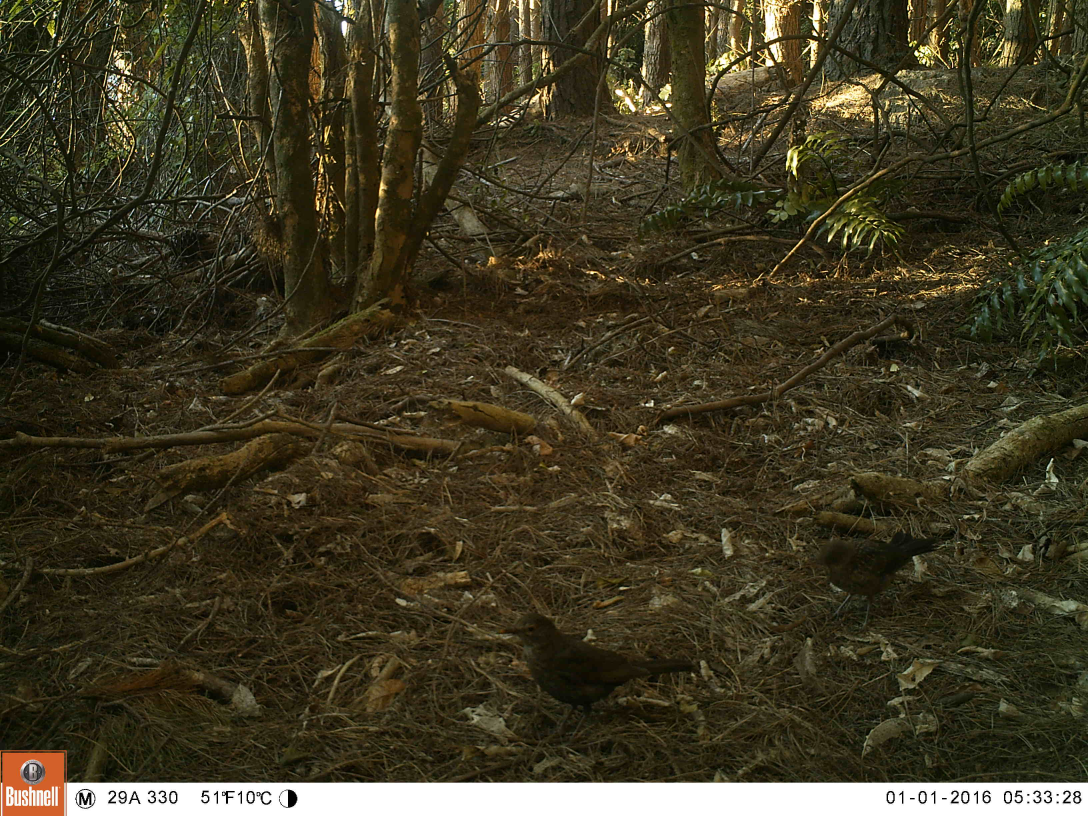
#> input picture example_images/010116053328029a3301.JPG, 3264 x 2448 px (shown at 1/3 size); its folder holds only this picture in this run
$ jupyter execute --allow-errors imageprocessing.ipynb
#> lines starting #> are read from the running program, lines starting #| are printed output that depends on the picture; long printed decimals are rounded
### utils/imagefunctions.py
from pathlib import Path
from PIL import Image, ImageDraw

def imageprocess(image_path, output_path = 'output'):
    """Prepare image to be suitable for MachineLearning

    Takes image at filepath and crops the vendor info bar off
    the bottom. It also blocks out the vendor logo in the lower
    left corner.

    Example:
    >>> imageprocess("/path/to/image.jpg", "/path/to/output/")

    Keyword arguments:
    image_path  -- the path to the image
    output_path -- the path the modified image is saved to. Defaults to output
    """

    # Check we have an output path, otherwise the code would
    # overwrite the original!
    if not output_path:
        raise ValueError("An output path must be provided.")

    im = Image.open(image_path)

    #Store the width and height
    width, height = im.size

    # Setting the points for cropped image
    left = 0
    top = 0
    right = width
    bottom = height-100

    #crop the bottom off the image
    im_cropped = im.crop((left, top, right, bottom))

    #get new image width and height, this'll make the math easier
    width, height = im_cropped.size

    #Prepare rectangle
    draw = ImageDraw.Draw(im_cropped)

    #Size of rectangle
    w, h = 200, 100

    x0 = 0
    y0 = height - h
    x1 = w
    y1 = height

    shape = [(x0, y0), (x1, y1)]
    draw.rectangle(shape, fill ="black",outline ="black")

    output_image_path = Path.cwd().joinpath(output_path,image_path.name)

    # Create the directory if it doesn't exist
    output_image_path.parent.mkdir(parents=True, exist_ok=True)

    im_cropped.save(output_image_path)

### imageprocessing.ipynb
# Python Image Manipulation with thousands of files
## Or, How to Get Computers to Do Tedious Things for You

### Before you start

Most of this session will be in a [browser version of this session](https://andre-geldenhuis.github.io/python-image-manipulation-session/) where you can do most of the single threaded steps without needing to install anything. (Using the [JupyterLite Xeus Kernel](https://github.com/jupyterlite/xeus) for those interested.)

Another way to follow along is to install jupyterlab, git and a terminal locally.  See the [Setup instructions](https://github.com/andre-geldenhuis/python-image-manipulation-session/blob/main/SETUP.md)

If you're going to run the session in your own Jupyter environment you'll need:

* A local python install (system version is fine for macOS and most Linux Distros)
* Git
* a GitHub account
* Git configured with your username and email address.
* Jupyter and pillow installed in either a python virtual enviroment or a conda enviroment

## Intro

Sometimes, you find yourself performing repetitive tasks on a computer. Since computers excel at handling repetitive tasks, we'll explore an example that involves manipulating tens of thousands of images. To make this session accessible to everyone the first half of the session will be in a pure browser jupyterlite session.  Afterward we will switch to local jupyter sessions, for those who have set that up, to use multiprocessing.
During this session, we'll cover:

* Using Jupyter notebooks for prototyping.
    * Shifting the code to python functions for version controll and clarity.
* Downloading and working with large datasets
* Using Python virtual environments
* Iteratively writing code
* Version controlling our code as we progress
* Optimising code to run in parallel for increased speed

We'll conduct most of this using Python in a Jupyterlite notebook. If you've completed the setup, you should be able to follow along in your own local jupyter session. If you've not managed to get though the setup, the browser jupyterlite session will good enough for most of the session.

<div style="color: white; background-color: #2196F3; border-left: 6px solid #1976D2; padding: 0.5em;">
    <strong>Note:</strong> For those following along in their own, non jupyterlite session, make sure you've installed pillow.  See the setup instructions
</div>

## The Dataset

From 2014 to 2018 there was a campaign using automatic cameras (camera traps) in the Wellington Region.  The large number of captured images, 270,450 by 2018, required some pre-processing before being identified with the help of Citizen Scientists.

The images have a bottom bar which contrains date and time, which we will be removing.  We also might want to remove the manufacturer logo incase the images are used to machine learning later on.

We will be utilizing images from camera traps to experiment with manipulating images on a small scale - then eventually scale to potentially hundreds of thousands of images. Here are the data and instructions for accessing it: https://lila.science/datasets/wellingtoncameratraps

### Example Images

We will start working with the example images in `example_images`.  Once we have some tidy working code, we will cover how you'd download a large subset of the images and work on that.

## The code
### Let's write some python! - Listing files with *pathlib*

There are many ways to generate a list of files in Python. We're going to use `pathlib` and `glob`. Note that `pathlib` was only introduced in Python 3.4, but most Python versions in use today should be newer than that.

We'll build up our Python program iteratively.

[cell 1]
from pathlib import Path

# See what the path to our example_images is represented as
our_path = Path.cwd().joinpath('example_images')
our_path

[cell 2]
# let's try to get the list of all the files
image_paths = our_path.glob("*")
image_paths

> A generator in Python is a type of iterable that lazily produces items one at a time and only as needed, which can be more memory efficient than generating all items at once. They are useful when you're working with large datasets or streams of data where you don't want to hold all items in memory simultaneously.

[cell 3]
# It's just a generator object, let's iterate through it
for f in image_paths:
    print(f)

[cell 4]
# What if we had non-image files? Let's make it specific to the JPG files we downloaded
image_paths = our_path.glob("*.JPG")
image_paths = our_path.rglob("*.JPG")  # if we had subdirectories ( rglob - recursive glob)

### Editing an image

Let's get a single image and crop the bottom of it.

[cell 5]
from pathlib import Path

our_path = Path.cwd().joinpath('example_images')

# Generate Path objects
image_paths = our_path.glob("*.JPG")

image_path = next(image_paths) # google python generator to find out about -next-
image_path

[cell 6]
from PIL import Image #we'll need pillow to load the image

im = Image.open(image_path)
#> im is the input picture: PIL image 3264x2448 RGB; mean R, G, B 63.7, 57.7, 35.6

[cell 7]
#explore the im object
im.height
im.size

[cell 8]
im # Show the image to get an idea of what we are doing.

### Get the crop ratios

We want to crop away the bottom of the image, so most of the Bushnell logo and the time and date.  You'll notice that the bottom of the logo is already cropped off - In the original images there was another row below that had the GPS locations of the camera traps.  These images were used in citizen science project to identify what was in the images, this ran while the camera traps were still in the field, and we didn't want them to get stolen.

We'll get the amount to crop off the bottom by trial and error. It's a little easier this way in a JupyterLab session.  In real life you could use some image editing program to work out the correct number of pixels to remove.

[cell 9]
#Store the width and height
width, height = im.size

# Setting the points for cropped image
left = 0
top = 0
right = width
bottom = height-50  # lets take a guess here

# note the new variable name to prevent overriding the original as we may want to make further adjustments
im1 = im.crop((left, top, right, bottom))
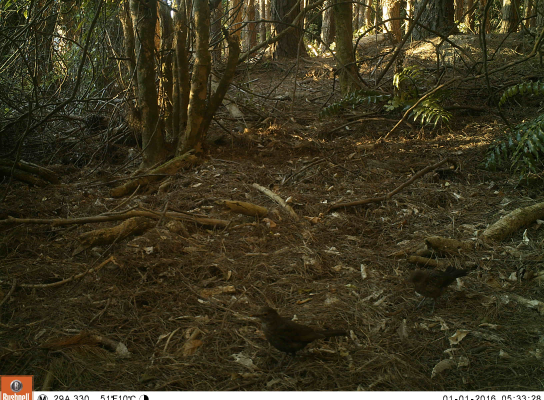
#> im1: PIL image 3264x2398 RGB (shown at 1/6 size); mean R, G, B 59.9, 53.9, 31.4
im1

[cell 10]
# Iterate on above code block until the image is correctly cropped.

bottom = height-90
im1 = im.crop((left, top, right, bottom))
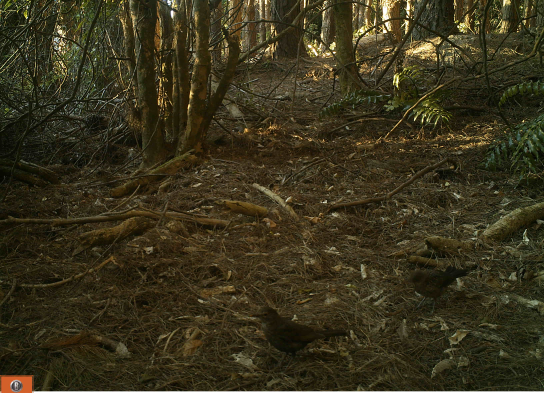
#> im1: PIL image 3264x2358 RGB (shown at 1/6 size); mean R, G, B 56.9, 50.8, 28
im1

## Drawing on images

The next step in our Python image processing journey is to cover the camera vendor's brand by drawing a rectangle. This is a useful technique if you're concerned about your machine learning model training on a logo. However, in such cases, it would be even better to trim the entire bottom of the image to avoid the model training on a black square. We'll just go ahead with a black square to demo how to do it from PIL import Image, ImageDraw # Import ImageDraw

[cell 11]
from PIL import Image, ImageDraw  # Import ImageDraw

[cell 12]
# Get the new image width and height to simplify the subsequent calculations
width, height = im1.size

# Prepare an image draw object, we'll call overlay as we'll be using it to cover up the logo
overlay = ImageDraw.Draw(im1)

[cell 13]
# The 'rectangle' function takes coordinates as follows: [(x0, y0), (x1, y1)]

# Let's estimate the size of the rectangle we want to draw
w, h = 100, 90

# Establish the rectangle's coordinates
x0 = 0
y0 = height - h
x1 = w
y1 = height

shape = [(x0, y0), (x1, y1)]

# Draw a rectangle on the image with a green outline and a black fill
overlay.rectangle(shape, fill="black", outline="green")

[cell 14]
im1 # Note we want to look at im1 as it's what we are applying the ImageDraw object 'overlay' too

[cell 15]
# Iterate on above code block until the logo is fully covered.

# Prepare an image draw object, we'll call overlay as we'll be using it to cover up the logo
overlay = ImageDraw.Draw(im1)

# Let's modify the size of the rectangle
w, h = 200, 108

# Update the coordinates
x0 = 0
y0 = height - h
x1 = w
y1 = height

shape = [(x0, y0), (x1, y1)]

# Draw another rectangle, this time with a black outline and black fill
overlay.rectangle(shape, fill="black", outline="black")

im1
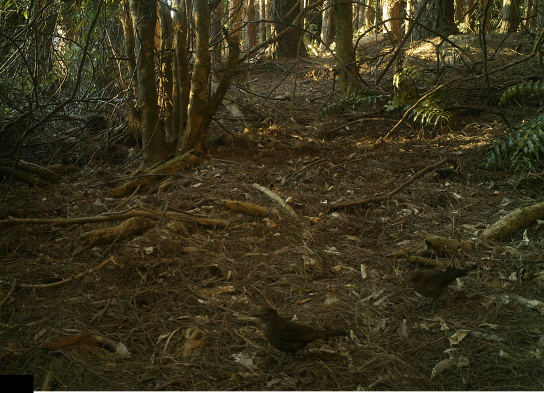
#> Out: PIL image 3264x2358 RGB (shown at 1/6 size); mean R, G, B 56.4, 50.6, 27.8

### Saving the output

So far all the changes we have made to the image has been in memory only.  Its good practise to save your changed data, images, datasets in a new location.  We don't want to overwrite our originals. This lets us back out of any mistakes, but it also makes sure our workflow is on the path to repeatability.

Going back to how we first got the path for an image, let's modify that to make a path for a new location to save it.

[cell 16]
from pathlib import Path

our_path = Path.cwd().joinpath('example_images')

# Generate Path objects
image_paths = our_path.glob("*.JPG")

image_path = next(image_paths)

[cell 17]
our_path # the full path the images are in

[cell 18]
image_path # the full path we loaded a particular image from

[cell 19]
image_path.name # we can also get just the filename

[cell 20]
# What we want is to have an output path or folder next to the example_images folder that we can save a file with the same name into
# We can construct this just like we construced the path to example iamges.

output_path = Path.cwd().joinpath('output')

output_image_path =  Path.cwd().joinpath(output_path, image_path.name)
output_image_path

[cell 21]
im1.save(output_image_path)

[cell 22]
# The above will fail the first time as the directory doesn't exist yet, let's create it and try again.

# Create the directory if it doesn't exist
output_path.mkdir(parents=True, exist_ok=True)

im1.save(output_image_path)

## Custom functions for repeatable workflows

In our Jupyter notebook session, we've iteratively developed and tested our code in an interactive environment. This format is excellent for experimentation and learning, as it allows immediate feedback and simplifies complex concepts.

However, as we transition our code into a separate .py file and define our functions there, you might notice that it abstracts away much of the interactivity we had in the notebook. While this might seem like a drawback at first, it actually brings several significant advantages:

* Modularity and Reusability: By placing our code into functions within a .py file, we make our code more modular. This means you can easily reuse these functions in other projects or within different parts of the same project without rewriting them.

* Cleaner Code: Having our code in a separate file encourages cleaner, more organized coding practices. Functions are clearly defined, and the code is structured in a way that’s easy to read and maintain.

* Version Control: Jupyter notebooks can be a bit cumbersome when it comes to version control. The file format includes output cells, metadata, and other elements that can clutter the version history and make merging changes more complex. Pure Python scripts, on the other hand, are straightforward text files that integrate seamlessly with version control systems like Git. This makes tracking changes, collaborating with others, and maintaining a clean development history much easier.

### Building up the function in a cell

We'll write our function in one big cell block, and once we're happy with it, we'll write a separate .py file.  We want to do all the steps we've done so far.

[cell 23]
from pathlib import Path
from PIL import Image, ImageDraw

example_image_path = 'example_images'
output_path = 'output'

# Generate Path objects
raw_path = Path.cwd().joinpath(example_image_path)
image_paths = raw_path.glob("*.JPG")

# Get the first image path out of the generator
image_path = next(image_paths)

# Print image path and load
print(image_path)
im = Image.open(image_path)

#Store the width and height
width, height = im.size

# Setting the points for cropped image
left = 0
top = 0
right = width
bottom = height-100

#crop the bottom off the image
im_cropped = im.crop((left, top, right, bottom))

#get new image width and height, this'll make the math easier
width, height = im_cropped.size

#Prepare rectangle
draw = ImageDraw.Draw(im_cropped)

#Size of rectangle
w, h = 200, 100

x0 = 0
y0 = height - h
x1 = w
y1 = height

shape = [(x0, y0), (x1, y1)]
draw.rectangle(shape, fill ="black",outline ="black")

#how will we save without overwriting?
# current filepath is
# PosixPath('/home/andre/Documents/talks/python_image_manip/test_data/images/010116060142029a3301.JPG')

output_image_path = Path.cwd().joinpath(output_path,image_path.name)

im_cropped.save(output_image_path)
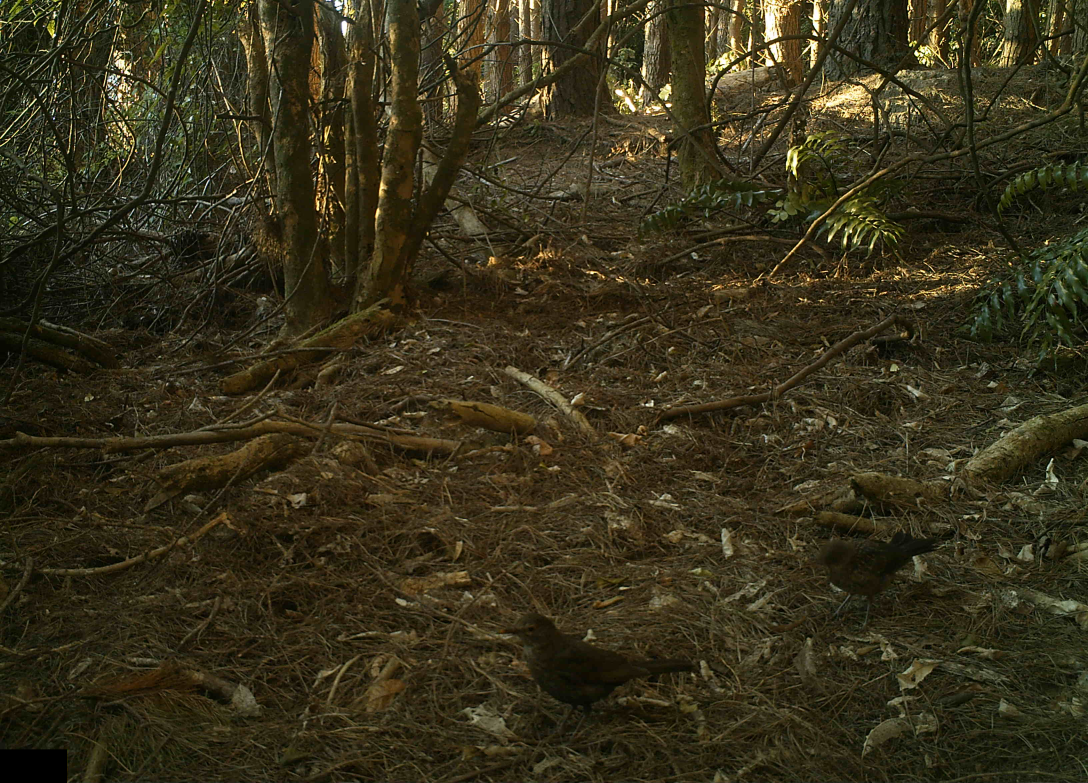
#> saved as 010116053328029a3301.JPG: PIL image 3264x2348 RGB (shown at 1/3 size); mean R, G, B 55.6, 49.8, 26.9

#### Converting to a function

[cell 24]
from pathlib import Path
from PIL import Image, ImageDraw

example_image_path = 'example_images'
output_path = 'output'

# Generate Path objects
raw_path = Path.cwd().joinpath(example_image_path)
image_paths = raw_path.glob("*.JPG")

# Get the first image path out of the generator
image_path = next(image_paths)

print(image_path)

def imageprocess_dev(image_path, output_path):
    """
    Crops the bottom 100 pixels from an image and adds a black rectangle at the bottom.

    Args:
        image_path (str): Path to the image file.
        output_path (str): Directory where the processed image will be saved.

    This function opens an image, crops the bottom 100 pixels, and adds a black rectangle
    at the bottom of the cropped image. The modified image is then saved to the specified
    output path which must be provided.

    Example:
    >>> imageprocess_dev("/path/to/image.jpg", "/path/to/output/")

    Prepare image to be suitable for MachineLearning

    Takes image at filepath and crops the vendor info bar off
    the bottom. It also blocks out the vendor logo in the lower
    left corner.

    Keyword arguments:
    image_path(str) -- the path to the image
    output_path(str) -- the path the modified image is saved to
    """
#> called with output_path = 'output'

    if not output_path:
        raise ValueError("An output path must be provided.")

    im = Image.open(image_path)

    #Store the width and height
    width, height = im.size

    # Setting the points for cropped image
    left = 0
    top = 0
    right = width
    bottom = height-100

    #crop the bottom off the image
    im_cropped = im.crop((left, top, right, bottom))

    #get new image width and height, this'll make the math easier
    width, height = im_cropped.size

    #Prepare rectangle
    draw = ImageDraw.Draw(im_cropped)

    #Size of rectangle
    w, h = 200, 100

    x0 = 0
    y0 = height - h
    x1 = w
    y1 = height

    shape = [(x0, y0), (x1, y1)]
    draw.rectangle(shape, fill ="black",outline ="black")

    output_image_path = Path.cwd().joinpath(output_path,image_path.name)

    # Create the directory if it doesn't exist
    output_image_path.parent.mkdir(parents=True, exist_ok=True)

    im_cropped.save(output_image_path)


imageprocess_dev(image_path, output_path)

#> (a cell that did not finish here is left out)

[cell 26]
imageprocess_dev(image_path, output_path)

#### __init__.py → make your functions into a 'package'

Let's make a folder called `utils` for our utility functions.  Inside this folder, create a file called `imagefunctions.py`.  This will be a simple python file rather than a jupyter notebook.ipynb file.

We also need to create an empty file called `__init__.py`.  This will let python know to treat this folder as a 'package', it'll make importing functions from this folder much easier

#> (a cell that did not finish here is left out)

[cell 28]
# Import the imageprocess function from the imagefunctions file
from utils.imagefunctions import imageprocess

#> (a cell that did not finish here is left out)

#### The whole process in one go

Rather than using a bunch of next(image_paths), let's use a for loop and put all the steps together.

[cell 30]
from pathlib import Path
from PIL import Image, ImageDraw
from utils.imagefunctions import imageprocess

example_image_path = 'example_images'
output_path = 'output'

# Generate Path objects
raw_path = Path.cwd().joinpath(example_image_path)
image_paths = raw_path.glob("*.JPG")

# Iterate though the image_paths with a for loop
for image_path in image_paths:
    imageprocess(image_path, output_path)

    # Print progress using python fstrings
    print(f"Processed {image_path.name}")

## Estimating runtime

[cell 31]
import timeit

[cell 32]
run_num = 100
runtime = timeit.timeit('imageprocess(image_path, output_path)', globals=globals(), number=run_num)
#> runtime = 11.56
ave_runtime = runtime / run_num
#> ave_runtime = 0.116

total_images = 270450
total_images = 800

total_runtime_min = ave_runtime * total_images/60
#> total_runtime_min = 1.54

print(f"Average runtime over {run_num} runs: {ave_runtime} seconds")
#| Average runtime over 100 runs: 0.1156 seconds
print(f"Total runtime for {total_images} images would be very roughtly: {total_runtime_min} minutes")
#| Total runtime for 800 images would be very roughtly: 1.541 minutes

## Multiprocessing

The estimated runtime isn't terrible, but we can do better by using all the processors on your computer.

<div style="color: white; background-color: #2196F3; border-left: 6px solid #1976D2; padding: 0.5em;">
    <strong>Note:</strong> In the jupyterlite environment you only have access to a single processor, or 'cpu'.  The multiprocessing code below will still work, but you won't get any speedup.  You can take this code and try running it locally in a jupyter notebook session to see the effect.
</div>

[cell 33]
import multiprocessing as mp

print(f'Python can see {mp.cpu_count()} cpus is this environment') # on my laptop, I get 8

<div style="color: black; background-color: #dcffdb; border-left: 6px solid #1976D2; padding: 0.5em;">
    <strong>Aside:</strong> It is increasingly common for modern processors to have different types of cpus.  Often there will be a few high preformance cores and several more efficent, but less capable efficienty cores. If this is the case for you, you might have to take that into account when you divide up the work to be done as dividing equally between all cpus won't get the fastest thoughput
</div>

[cell 34]
from pathlib import Path
from PIL import Image, ImageDraw
from utils.imagefunctions import imageprocess
import multiprocessing as mp
import time

image_path = 'example_images' #'test_data/'
image_path = 'test_data/'
output_path = 'output'

# Initialise multiprocessing pool
pool = mp.Pool(mp.cpu_count())

# Generate Path objects
raw_path = Path.cwd().joinpath(image_path)
image_paths = raw_path.glob("*.JPG")

# Iterate though the image_paths with a for loop
start_time = time.time()
for result in pool.map(imageprocess, image_paths):
    pass
end_time = time.time()

print(f"Runtime of the mutliprocessing is {end_time - start_time} seconds")
